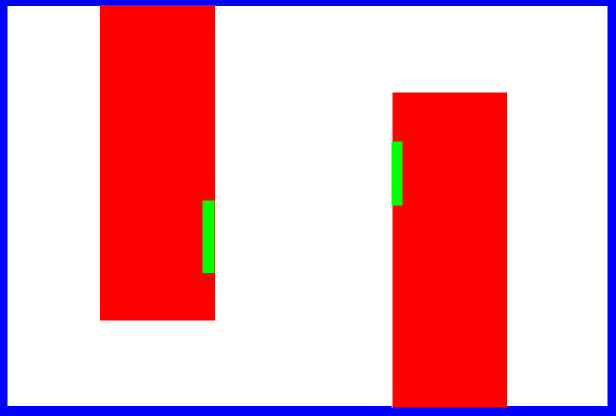
#> input picture src/r2n_bringup_pkg/maps/sim_map.png, 1232 x 831 px (shown at 1/2 size); its folder holds only this picture in this run
$ python map_generator.py
#> lines starting #> are read from the running program, lines starting #| are printed output that depends on the picture; after the words box and inside, x2 and y2 are one past the last pixel; in counts of white or black regions, pixels touching at a corner belong together
#!/usr/bin/env python3
# virtual_lidar_driver_pkg/scripts/map_generator.py
"""
优化版：向量化上表面点生成、减少数组重分配、保留并轻微优化侧面生成。
主要优化点：
 - 用 numpy 向量化计算每个像素需要的采样数并一次性分配内存
 - 避免在循环中频繁 vstack/hstack，使用 np.repeat + 单次生成随机数
 - 只对边缘使用循环（边缘通常很稀疏）
 - 保留体素滤波（Open3D）以控制后处理点数
 - 可选 numba 加速（注释）
"""
import os
import cv2
import numpy as np
import open3d
from tqdm import tqdm
from scipy import ndimage
import time
from math import ceil

# [5 lines of commented-out code are left out]


def auto_calculate_parameters(resolution, base_voxel_size=0.05):
    """
    根据分辨率自动计算其他参数，确保参数协调
    """
    voxel_size = max(0.01, min(0.1, resolution * 1.5))
    noise_std = voxel_size * 0.7
    surface_thickness = max(voxel_size * 2, 0.03)
    accessible_height = 0.1
    return {
        "voxel_size": voxel_size,
        "noise_std": noise_std,
        "surface_thickness": surface_thickness,
        "accessible_height": accessible_height,
    }


def png_to_pcd_enhanced(
    png_path,
    pcd_path,
    resolution=0.05,
    center_pixel=(100, 100),
    floor_thickness=0.3,
    generate_pgm_yaml=False,
    map_name="sim_map",
    auto_calculate=True,
    max_points_cap=None,  # 可选：限制最大点数以避免 OOM（None表示不限制）
    **manual_params,
):
    """
    优化后的点云生成函数。
    返回值：生成的 points (N,3) numpy array
    """
#> called with resolution = 0.01, center_pixel = (100, 100), floor_thickness = 0.3, generate_pgm_yaml = True, map_name = 'sim_map', auto_calculate = True
    start_time = time.time()
    print(f"正在读取图像: {png_path}")
    img = cv2.imread(png_path)
#> img is the input picture: shape (831, 1232, 3); mean B, G, R 182.9, 168.8, 237.8
    if img is None:
        raise FileNotFoundError(f"无法读取图像: {png_path}")

    h, w = img.shape[:2]
#> h = 831; w = 1232
    cx, cy = center_pixel

    # BGR -> 顶部高度（米）
    color_to_top_z = {
        (0, 0, 0): None,  # 黑 → 无 / 墙
        (255, 255, 255): 0.05,  # 白 -> floor (very low)
        (0, 0, 255): 0.25,  # 红
        (0, 255, 0): 0.45,  # 绿
        (255, 0, 0): 0.8,  # 蓝
    }

    # 参数
    if auto_calculate:
        params = auto_calculate_parameters(resolution)
        params.update(manual_params)
    else:
        params = {
            "voxel_size": manual_params.get("voxel_size", 0.05),
            "noise_std": manual_params.get("noise_std", 0.015),
            "surface_thickness": manual_params.get("surface_thickness", 0.05),
            "accessible_height": manual_params.get("accessible_height", 0.3),
        }

    voxel_size = params["voxel_size"]
    noise_std = params["noise_std"]
    surface_thickness = params["surface_thickness"]
    accessible_height = params["accessible_height"]

    print("参数:")
    print(
        f"  voxel_size: {voxel_size:.4f} m, noise_std: {noise_std:.4f} m, surface_thickness: {surface_thickness:.4f} m"
    )

    # 构建高度/占据/分类图（向量化）
    print("构建高度/占据图（向量化）...")
    height_map = np.full((h, w), -1.0, dtype=np.float32)
    floor_map = np.zeros((h, w), dtype=bool)
    occupancy_map = np.full((h, w), 254, dtype=np.uint8)  # 默认空闲254
    bgr = img.astype(np.int32)

    # 为每个颜色创建 mask（向量化）
    for (b, g, r), top_z in color_to_top_z.items():
        mask = (bgr[:, :, 0] == b) & (bgr[:, :, 1] == g) & (bgr[:, :, 2] == r)
        if not np.any(mask):
            continue
        if top_z is None:
            height_map[mask] = -1.0
            occupancy_map[mask] = 0
        else:
            # treat white as floor (special-case)
            if abs(top_z - 0.05) < 1e-6:
                floor_map[mask] = True
                height_map[mask] = 0.0
                occupancy_map[mask] = 254
            else:
                height_map[mask] = float(top_z)
                occupancy_map[mask] = np.where(top_z > accessible_height, 0, 254)
#> this loop made 5 passes
#> pass 2, in png_to_pcd_enhanced, `mask = (bgr[:, :, 0] == b) & (bgr[:, :, 1] == g) & (bgr[:, :, 2] == r)`:
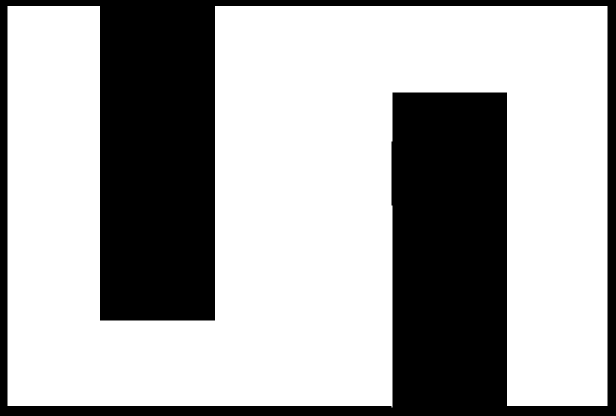
#> mask: shape (831, 1232) bool (shown at 1/2 size); 65.6% white; 1 black region, box (x1, y1, x2, y2) and area: (0, 0, 1232, 831) 352295
#> pass 3, in png_to_pcd_enhanced, `mask = (bgr[:, :, 0] == b) & (bgr[:, :, 1] == g) & (bgr[:, :, 2] == r)`:
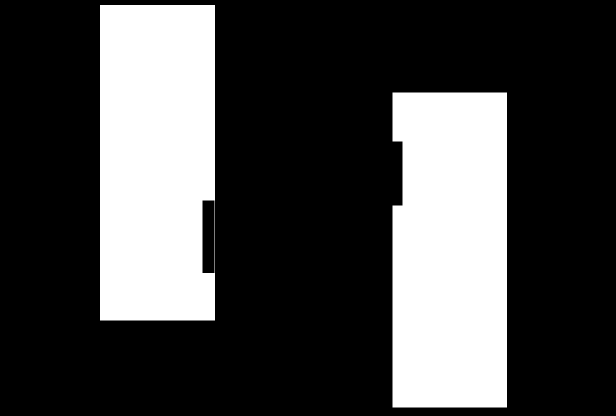
#> mask: shape (831, 1232) bool (shown at 1/2 size); 27.7% white; 2 white regions, box (x1, y1, x2, y2) and area: (785, 185, 1014, 815) 141710, (200, 10, 430, 641) 141650
#> after the loop:
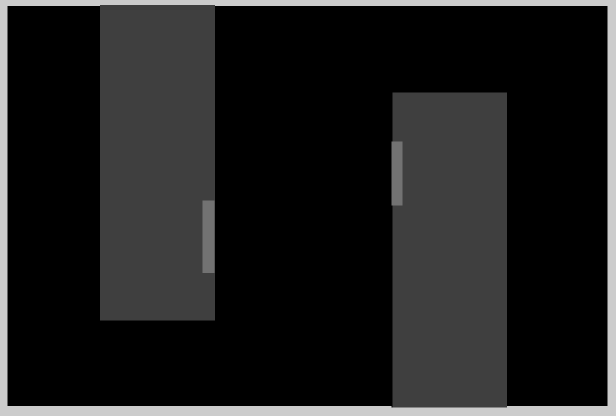
#> height_map: shape (831, 1232) float32 (shown at 1/2 size); min 0, max 0.8, mean 0.121

    valid_mask = height_map >= 0
#> valid_mask: shape (831, 1232) bool; every value is 1

    # 边缘检测（保留你原来的边缘检测思路）
    print("检测边缘...")
    edge_kernel = np.array([[1, 1, 1], [1, -8, 1], [1, 1, 1]])
    height_valid = np.where(valid_mask, height_map, 0.0)
    edges = ndimage.convolve(height_valid, edge_kernel, mode="constant", cval=0.0)
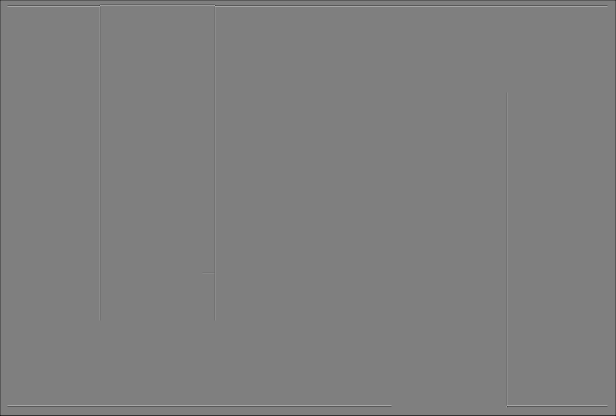
#> edges: shape (831, 1232) float32 (shown at 1/2 size); min -4, max 4, mean -0.00967; drawn with min black and max white
    edge_mask = (np.abs(edges) > 0.1) & valid_mask
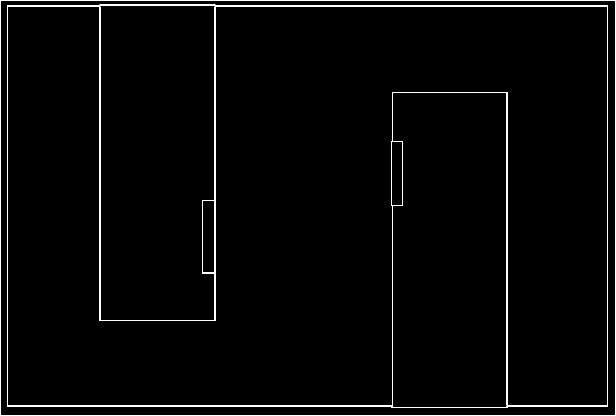
#> edge_mask: shape (831, 1232) bool (shown at 1/2 size); 1.9% white in thin lines or dots

    # 世界坐标网格（向量化）
    print("构建世界坐标网格（向量化）...")
    x_coords = np.arange(w)
#> x_coords = 1232 values from 0 to 1231
    y_coords = np.arange(h)
#> y_coords = 831 values from 0 to 830
    xx, yy = np.meshgrid(x_coords, y_coords)  # shape (h,w)
    wx_grid = (xx - cx) * resolution
    wy_grid = (cy - yy) * resolution

    # -------------------------
    # 1) 向量化生成“上表面”点云
    # -------------------------
    print("向量化生成上表面点云...")
    ys, xs = np.where(valid_mask)
    if ys.size == 0:
        print("没有有效高度像素，退出。")
        return np.zeros((0, 3), dtype=np.float32)

    heights_flat = height_map[ys, xs]
    wx_flat = wx_grid[ys, xs]
    wy_flat = wy_grid[ys, xs]
    is_floor_flat = floor_map[ys, xs]

    # 计算 z_start, z_end, delta
    z_start = np.where(
        is_floor_flat,
        -floor_thickness,
        np.maximum(0.0, heights_flat - surface_thickness),
    )
    z_end = np.where(is_floor_flat, 0.0, heights_flat)
    delta = z_end - z_start

    # 需要采样的点数（按 voxel_size），若 delta<=0 -> 0（不生成）
    # 但为了避免图层全被忽略，我们对于 delta<=0 设为0（在你原逻辑里会略过）
    raw_n = np.where(delta > 0, np.ceil(delta / voxel_size).astype(int), 0)
    # 保证每个像素至少 1 个点（如果 delta>0），否则 0
    raw_n = np.where(delta > 0, np.maximum(1, raw_n), 0)

    total_surface_points = int(raw_n.sum())
#> total_surface_points = 4381277
    print(f"将生成上表面点数（估计）: {total_surface_points:,}")
#| 将生成上表面点数（估计）: 4,381,277

    if total_surface_points == 0:
        surface_points = np.zeros((0, 3), dtype=np.float32)
        surface_intensities = np.zeros((0,), dtype=np.float32)
    else:
        # 可选：限制最大总点数以避免 OOM（用户可传 max_points_cap）
        if max_points_cap is not None and total_surface_points > max_points_cap:
            scale = max_points_cap / total_surface_points
            # 对每个像素的采样数随机下采样使总数接近 cap
            rng = np.random.default_rng()
            mask_keep = rng.random(raw_n.shape) < scale
            raw_n = raw_n * mask_keep
            total_surface_points = int(raw_n.sum())
            print(f"应用点数上限后，上表面点数: {total_surface_points:,}")

        # 按像素重复 wx,wy,z_start,z_end,dist_to_edge等
        repeats = raw_n
        # 过滤掉 repeats==0 的像素
        keep_idx = repeats > 0
        ys_k = ys[keep_idx]
        xs_k = xs[keep_idx]
        wx_k = wx_flat[keep_idx]
        wy_k = wy_flat[keep_idx]
        z_start_k = z_start[keep_idx]
        z_end_k = z_end[keep_idx]
        repeats_k = repeats[keep_idx]

        # 计算距离图用于 intensity（到图边的距离归一化）
        dist_to_edge_pixel = np.minimum(
            np.minimum(xs_k, w - 1 - xs_k), np.minimum(ys_k, h - 1 - ys_k)
        ).astype(np.float32) / max(w, h)
        edge_factor_pixel = 1.0 - np.exp(-dist_to_edge_pixel * 5.0)
        base_intensity_pixel = 0.3 + 0.7 * edge_factor_pixel

        # repeat arrays
        wx_rep = np.repeat(wx_k, repeats_k)
        wy_rep = np.repeat(wy_k, repeats_k)
        z_start_rep = np.repeat(z_start_k, repeats_k)
        z_end_rep = np.repeat(z_end_k, repeats_k)
        intensity_base_rep = np.repeat(base_intensity_pixel, repeats_k)

        # 生成 z 值和噪声（一次性）
        rng = np.random.default_rng()
        u = rng.random(total_surface_points)  # uniform [0,1)
        z_vals = z_start_rep + u * (z_end_rep - z_start_rep)

        noise = rng.normal(0.0, noise_std, size=(total_surface_points, 3))
        pxs = wx_rep + noise[:, 0]
        pys = wy_rep + noise[:, 1]
        pzs = z_vals + noise[:, 2]

        surface_points = np.stack([pxs, pys, pzs], axis=1)
        surface_intensities = intensity_base_rep  # 已经是 (N,)

    # -------------------------
    # 2) 侧面点云（边缘处） - 保持循环（通常稀疏），但做小优化
    # -------------------------
    print("生成侧面点云（边缘处）...")
    edge_ys, edge_xs = np.where(edge_mask)
#> edge_ys = 18946 values from 0 to 830; edge_xs = 18946 values, max 1231 at index 1231, min 0 at index 0, mean 609.9
    side_points_list = []
    side_intens_list = []

    # 一个局部函数：为一个像素生成侧面点（x方向与y方向）
    def gen_side_for_pixel(x, y):
        cur_h = height_map[y, x]
        if cur_h < 0:
            return None, None
        y_min, y_max = max(0, y - 1), min(h, y + 2)
        x_min, x_max = max(0, x - 1), min(w, x + 2)
        neigh = height_map[y_min:y_max, x_min:x_max]
        valids = neigh[neigh >= 0]
        if valids.size == 0:
            return None, None
        min_h = float(np.min(valids))
        max_h = float(np.max(valids))
        if max_h <= min_h:
            return None, None

        wx = (x - cx) * resolution
        wy = (cy - y) * resolution

        side_pts = []
        side_ints = []

        # 每一侧的点数
        num_side_pts = max(1, int(ceil((max_h - min_h) / voxel_size)))

        # X 方向两侧
        side_xs_coords = [wx - resolution / 2.0, wx + resolution / 2.0]
        for sx in side_xs_coords:
            z_side = np.random.random(num_side_pts) * (max_h - min_h) + min_h
            noise_side = np.random.normal(0.0, noise_std * 1.2, size=(num_side_pts, 3))
            px = sx + noise_side[:, 0]
            py = wy + noise_side[:, 1]
            pz = z_side + noise_side[:, 2]
            # intensity: 更中间高度强度更高
            height_factor = (pz - min_h) / (max_h - min_h + 1e-9)
            intensity = 0.5 + 0.5 * (1.0 - np.abs(height_factor - 0.5) * 2.0)
            side_pts.append(np.stack([px, py, pz], axis=1))
            side_ints.append(intensity)

        # Y 方向两侧
        side_y_coords = [wy - resolution / 2.0, wy + resolution / 2.0]
        for sy in side_y_coords:
            z_side = np.random.random(num_side_pts) * (max_h - min_h) + min_h
            noise_side = np.random.normal(0.0, noise_std * 1.2, size=(num_side_pts, 3))
            px = wx + noise_side[:, 0]
            py = sy + noise_side[:, 1]
            pz = z_side + noise_side[:, 2]
            height_factor = (pz - min_h) / (max_h - min_h + 1e-9)
            intensity = 0.5 + 0.5 * (1.0 - np.abs(height_factor - 0.5) * 2.0)
            side_pts.append(np.stack([px, py, pz], axis=1))
            side_ints.append(intensity)

        if not side_pts:
            return None, None
        combined_pts = np.concatenate(side_pts, axis=0)
        combined_ints = np.concatenate(side_ints, axis=0)
        return combined_pts, combined_ints

    # 循环生成边缘点（通常远少于表面点）
    for iy, ix in zip(edge_ys, edge_xs):
        pts, ints = gen_side_for_pixel(ix, iy)
        if pts is not None:
            side_points_list.append(pts)
            side_intens_list.append(ints)
#> this loop made 18946 passes
#> (x_min in gen_side_for_pixel, valids in gen_side_for_pixel) on passes 1 to 3: (0, [0.8, 0.8, 0.8, 0.8]), (0, [0.8, 0.8, 0.8, 0.8, 0.8, 0.8]), (1, [0.8, 0.8, 0.8, 0.8, 0.8, 0.8])
#> after the loop, side_intens_list = 14824 items; side_points_list = 14824 items

    if side_points_list:
        side_points = np.concatenate(side_points_list, axis=0)
        side_intensities = np.concatenate(side_intens_list, axis=0)
    else:
        side_points = np.zeros((0, 3), dtype=np.float32)
        side_intensities = np.zeros((0,), dtype=np.float32)

    # -------------------------
    # 合并 surface + side
    # -------------------------
    if surface_points.size == 0 and side_points.size == 0:
        all_points = np.zeros((0, 3), dtype=np.float32)
        all_intens = np.zeros((0,), dtype=np.float32)
    elif surface_points.size == 0:
        all_points = side_points
        all_intens = side_intensities
    elif side_points.size == 0:
        all_points = surface_points
        all_intens = surface_intensities
    else:
        all_points = np.concatenate([surface_points, side_points], axis=0)
        all_intens = np.concatenate([surface_intensities, side_intensities], axis=0)

    point_count = all_points.shape[0]
#> point_count = 5047257
    print(
        f"共生成点数: {point_count:,}（含噪声） 生成耗时: {time.time()-start_time:.2f}s"
    )

    # 保存点云 (Open3D)
    os.makedirs(os.path.dirname(pcd_path), exist_ok=True)
    pcd = open3d.geometry.PointCloud()
    pcd.points = open3d.utility.Vector3dVector(all_points.astype(np.float64))

    # 将强度映射到颜色（灰度）
    # 将 intens 标准化到 [0,1]（当前 intensity 已是 0~1 区间）
    ints_clamped = np.clip(all_intens, 0.0, 1.0)
    colors = np.tile(ints_clamped.reshape(-1, 1), (1, 3))
    pcd.colors = open3d.utility.Vector3dVector(colors.astype(np.float64))

    # 可选体素滤波
    if point_count > 100_000:
        voxel_size_filter = max(0.01, min(0.05, resolution * 0.8))
        pcd = pcd.voxel_down_sample(voxel_size=voxel_size_filter)
#> (the run stopped early here; a loop or call above may not have finished)
